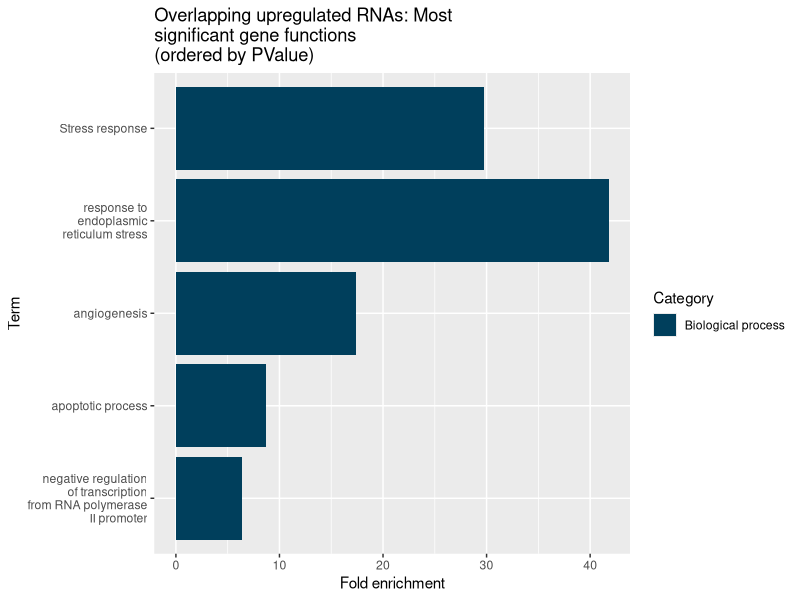
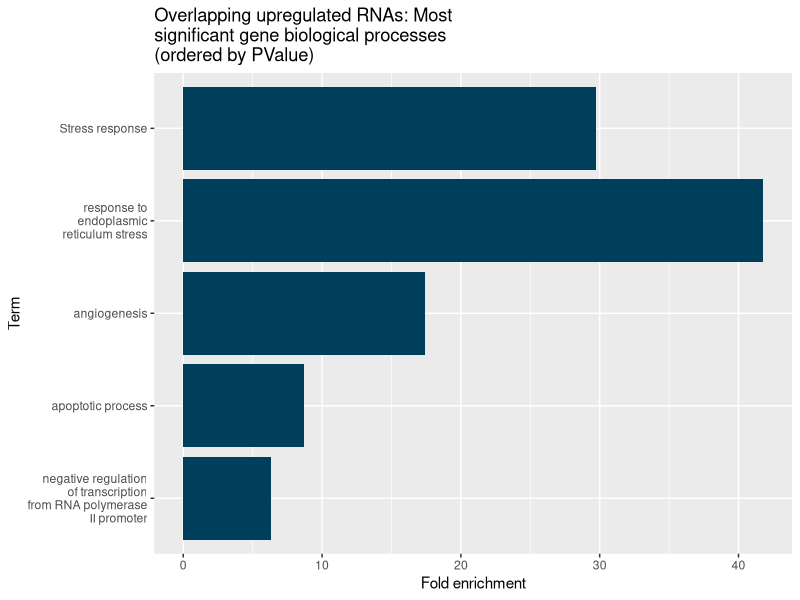

Generate these figures, in order, with R:
library(ggplot2)

dupli_df <- subset(read.csv("gene-ontology/dupl_genes_fach.txt", sep="\t"), (grepl("GOTERM", Category, fixed = TRUE ) | grepl("UP_KW", Category, fixed = TRUE)) & !grepl("PTM", Category, fixed = TRUE))

dupli_df <- dupli_df[order(dupli_df$PValue),]

for(n in 1:nrow(dupli_df)){
    dupli_df[n, "Term"] = gsub("(.{10,}?)\\s", "\\1\n", sub(".*:", "", sub(".*~","",dupli_df[n, "Term"])))
    dupli_df[n, "Category"] = switch(
        dupli_df[n, "Category"],
        "GOTERM_BP_DIRECT" = "Biological process",
        "GOTERM_MF_DIRECT" = "Molecular function",
        "KEGG_PATHWAY" = "KEGG pathway",
        "GOTERM_CC_DIRECT" = "Cellular component",
        "UP_SEQ_FEATURE" = "UniProt sequence feature",
        "UP_KW_BIOLOGICAL_PROCESS" = "Biological process",
        "UP_KW_CELLULAR_COMPONENT" = "Cellular component",
        "UP_KW_MOLECULAR_FUNCTION" = "Molecular function",
        dupli_df[n, "Category"]
    )
}

ggplot(dupli_df[1:min(5, nrow(dupli_df)),], aes(x = reorder(Term, -1*PValue), y = Fold.Enrichment, fill = Category)) +
    geom_bar(stat = "identity") +
    coord_flip() +
    labs(
        legend = "Category",
        x = "Term",
        y = "Fold enrichment",
        title = "Overlapping upregulated RNAs: Most\nsignificant gene functions\n(ordered by PValue)"
    ) +
    scale_fill_manual(values=c("#003f5c",
                                "#bc5090",
                                "#ffa600"))

# ~~~~~~~~ BP ONLY ~~~~~~~~

dupli_df <- subset(read.csv("gene-ontology/dupl_genes_fach.txt", sep="\t"), (grepl("GOTERM", Category, fixed = TRUE ) | grepl("UP_KW", Category, fixed = TRUE)) & (grepl("BP", Category, fixed = TRUE ) | grepl("BIOLOGICAL_PROCESS", Category, fixed = TRUE)))

dupli_df <- dupli_df[order(dupli_df$PValue),]

for(n in 1:nrow(dupli_df)){
    dupli_df[n, "Term"] = gsub("(.{10,}?)\\s", "\\1\n", sub(".*:", "", sub(".*~","",dupli_df[n, "Term"])))
    dupli_df[n, "Category"] = switch(
        dupli_df[n, "Category"],
        "GOTERM_BP_DIRECT" = "Biological process",
        "GOTERM_MF_DIRECT" = "Molecular function",
        "KEGG_PATHWAY" = "KEGG pathway",
        "GOTERM_CC_DIRECT" = "Cellular component",
        "UP_SEQ_FEATURE" = "UniProt sequence feature",
        "UP_KW_BIOLOGICAL_PROCESS" = "Biological process",
        "UP_KW_CELLULAR_COMPONENT" = "Cellular component",
        "UP_KW_MOLECULAR_FUNCTION" = "Molecular function",
        dupli_df[n, "Category"]
    )
}


ggplot(dupli_df[1:min(5, nrow(dupli_df)),], aes(x = reorder(Term, -1*PValue), y = Fold.Enrichment)) +
    geom_bar(stat = "identity", fill="#003f5c") +
    coord_flip() +
    labs(
        x = "Term",
        y = "Fold enrichment",
        title = "Overlapping upregulated RNAs: Most\nsignificant gene biological processes\n(ordered by PValue)"
    )
